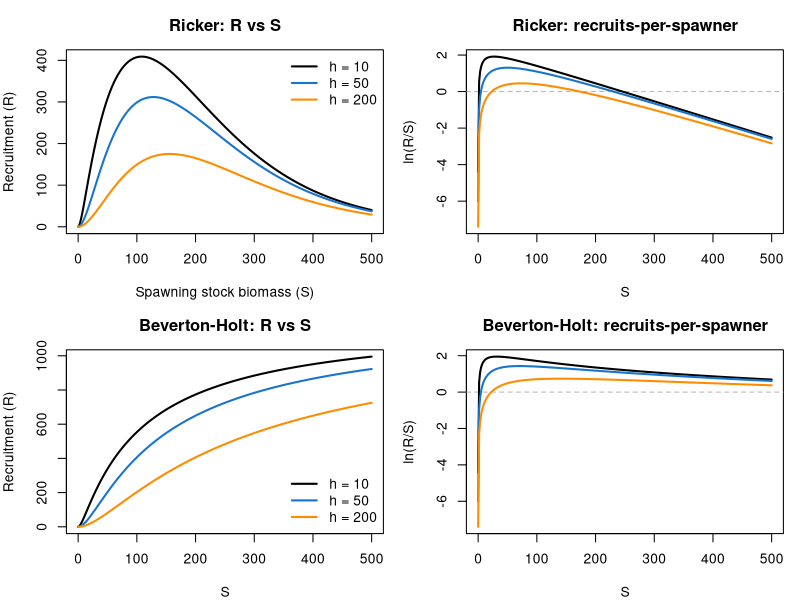
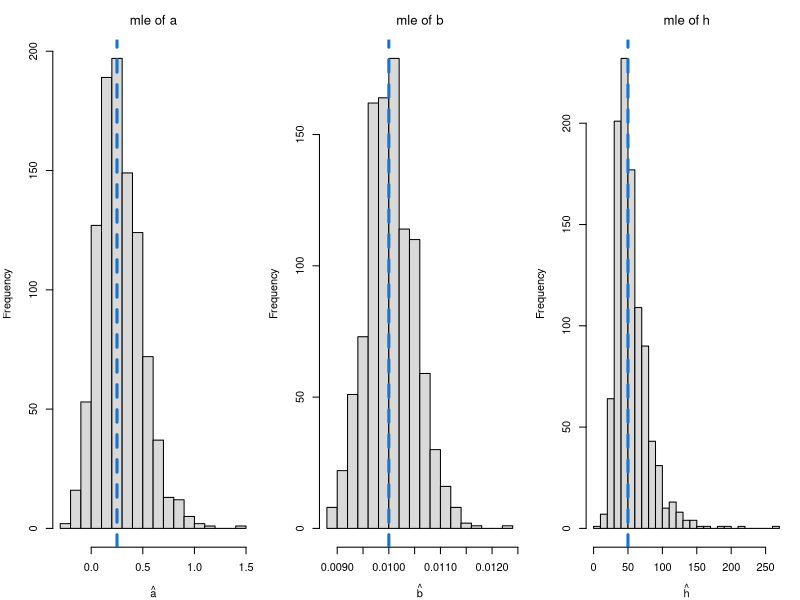

Generate these figures, in order, with R:
# A depensatory stock recruitment model
# h controls the strength and onset of depensation:
# - It is the spawner biomass where survival drops to half its maximum
# - Small h → depensation occurs only at very low abundance
# - Large h → depensation affects a broader range of spawner levels

# The modified recruitment equations are:
#
#   Ricker:         R(S) = [S / (h + S)] * S * exp(a - b * S)
#   Beverton-Holt:  R(S) = ([S / (h + S)] * S * exp(a)) / (1 + b * S)
#
# This approach allows flexible control over the onset of depensation:
# - Small h → depensation kicks in only at very low spawner abundance
# - Large h → depensation persists over a broader range of S
#
# ln(R/S) is plotted to visualize recruits-per-spawner and the replacement line

ln_a <- 2.5
b <- 0.01
h <- c(10, 50, 200)
col <- c("black", "dodgerblue3", "darkorange")
s <- seq(0.01, 500, length.out = 300) # avoid zero for log scale

## helper functions
ricker <- function(S, h) (S / (h + S)) * S * exp(ln_a - b * S)
bevholt <- function(S, h) ((S / (h + S)) * S * exp(ln_a)) / (1 + b * S)

## matrices: rows = S, cols = different h values
R_ricker <- sapply(h, ricker, S = s)
R_bh <- sapply(h, bevholt, S = s)

lnRPS_ricker <- log(R_ricker / s)
lnRPS_bh <- log(R_bh / s)

## 4-panel plot
par(mfrow = c(2, 2), mar = c(4, 4, 3, 1))

# 1) Ricker: R vs S
plot(s, R_ricker[, 1],
  type = "n", ylim = c(0, max(R_ricker)),
  xlab = "Spawning stock biomass (S)", ylab = "Recruitment (R)",
  main = "Ricker: R vs S"
)
for (i in seq_along(h)) lines(s, R_ricker[, i], col = col[i], lwd = 2)
legend("topright", legend = paste("h =", h), col = col, lwd = 2, bty = "n")

# 2) Ricker: ln(R/S) vs S
plot(s, lnRPS_ricker[, 1],
  type = "n", ylim = range(lnRPS_ricker),
  xlab = "S", ylab = "ln(R/S)", main = "Ricker: recruits-per-spawner"
)
abline(h = 0, col = "gray70", lty = 2)
for (i in seq_along(h)) lines(s, lnRPS_ricker[, i], col = col[i], lwd = 2)

# 3) Beverton-Holt: R vs S
plot(s, R_bh[, 1],
  type = "n", ylim = c(0, max(R_bh)),
  xlab = "S", ylab = "Recruitment (R)",
  main = "Beverton-Holt: R vs S"
)
for (i in seq_along(h)) lines(s, R_bh[, i], col = col[i], lwd = 2)
legend("bottomright", legend = paste("h =", h), col = col, lwd = 2, bty = "n")

# 4) Beverton-Holt: ln(R/S) vs S
plot(s, lnRPS_bh[, 1],
  type = "n", ylim = range(lnRPS_bh),
  xlab = "S", ylab = "ln(R/S)", main = "Beverton-Holt: recruits-per-spawner"
)
abline(h = 0, col = "gray70", lty = 2)
for (i in seq_along(h)) lines(s, lnRPS_bh[, i], col = col[i], lwd = 2)

#-------------------------------------------------------------------------------
# Do a simulation and make sure it works
set.seed(123)

## true values -------------------------------------------------------------
ln_a_true <- 0.25 # ln-alpha
b_true <- 0.01 # density dependence
h_true <- 50 # half-saturation for survival term
sigma <- 0.35 # sd of log error

n_obs <- 100 # observations per data set
n_sim <- 1000 # monte-carlo replicates

## storage for mles --------------------------------------------------------
ln_a_hat <- numeric(n_sim)
b_hat <- numeric(n_sim)
h_hat <- numeric(n_sim)

## negative log-likelihood -------------------------------------------------
nll <- function(par, S, R) {
  ln_a <- par[1]
  b <- par[2]
  h <- exp(par[3]) # positivity with exp
  sd <- exp(par[4])
  mu <- log(S) + log(S / (h + S)) + ln_a - b * S
  -sum(dnorm(log(R), mu, sd, log = TRUE))
}

## monte-carlo loop --------------------------------------------------------
for (k in 1:n_sim) {
  S <- runif(n_obs, 1, 500)
  mu <- log(S) + log(S / (h_true + S)) + ln_a_true - b_true * S
  R <- exp(rnorm(n_obs, mu, sigma))

  start <- c(ln_a = 0, b = 0.005, ln_h = log(30), ln_sd = log(0.3))
  fit <- optim(start, nll, S = S, R = R, method = "BFGS")
  ln_a_hat[k] <- fit$par[1]
  b_hat[k] <- fit$par[2]
  h_hat[k] <- exp(fit$par[3])

  if (k %% 100 == 0) cat("finished", k, "of", n_sim, "\n")
}

## plots -------------------------------------------------------------------
par(mfrow = c(1, 3), mar = c(4, 4, 3, 1))

hist(ln_a_hat,
  breaks = 20, col = "gray85",
  main = expression("mle of a"), xlab = expression(hat(a))
)
abline(v = ln_a_true, col = "dodgerblue3", lwd = 3, lty = 2)

hist(b_hat,
  breaks = 20, col = "gray85",
  main = expression("mle of b"), xlab = expression(hat(b))
)
abline(v = b_true, col = "dodgerblue3", lwd = 3, lty = 2)

hist(h_hat,
  breaks = 20, col = "gray85",
  main = expression("mle of" ~ h), xlab = expression(hat(h))
)
abline(v = h_true, col = "dodgerblue3", lwd = 3, lty = 2)
